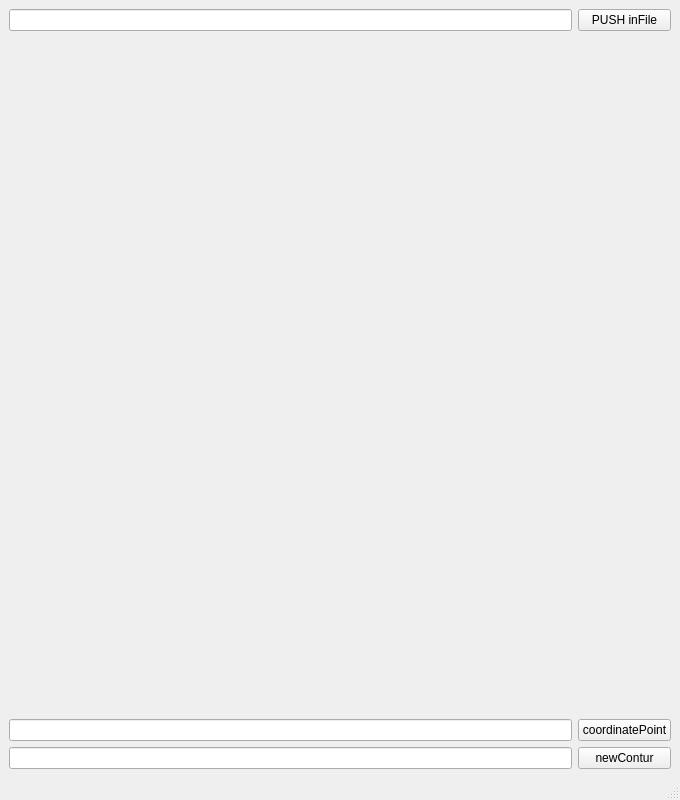
<?xml version="1.0" encoding="UTF-8"?>
<ui version="4.0">
 <class>MainWindow</class>
 <widget class="QMainWindow" name="MainWindow">
  <property name="geometry">
   <rect>
    <x>0</x>
    <y>0</y>
    <width>680</width>
    <height>800</height>
   </rect>
  </property>
  <property name="windowTitle">
   <string>MainWindow</string>
  </property>
  <widget class="QWidget" name="centralwidget">
   <layout class="QGridLayout" name="gridLayout" rowstretch="1,0,0,0" columnstretch="0,0">
    <item row="3" column="1">
     <widget class="QPushButton" name="pushButton_3">
      <property name="text">
       <string>newContur</string>
      </property>
     </widget>
    </item>
    <item row="0" column="0">
     <widget class="QLineEdit" name="lineEdit_FILENAME">
      <property name="mouseTracking">
       <bool>false</bool>
      </property>
      <property name="tabletTracking">
       <bool>false</bool>
      </property>
      <property name="acceptDrops">
       <bool>false</bool>
      </property>
      <property name="readOnly">
       <bool>true</bool>
      </property>
     </widget>
    </item>
    <item row="2" column="0">
     <widget class="QLineEdit" name="lineEditCoordinate"/>
    </item>
    <item row="1" column="0" colspan="2">
     <widget class="OpenGLWidget" name="glWidget" native="true"/>
    </item>
    <item row="3" column="0">
     <widget class="QLineEdit" name="lineEdit_NewContur"/>
    </item>
    <item row="0" column="1">
     <widget class="QPushButton" name="pushButton">
      <property name="mouseTracking">
       <bool>false</bool>
      </property>
      <property name="tabletTracking">
       <bool>false</bool>
      </property>
      <property name="acceptDrops">
       <bool>false</bool>
      </property>
      <property name="text">
       <string>PUSH inFile</string>
      </property>
      <property name="autoDefault">
       <bool>false</bool>
      </property>
      <property name="default">
       <bool>false</bool>
      </property>
     </widget>
    </item>
    <item row="2" column="1">
     <widget class="QPushButton" name="pushButton_2">
      <property name="text">
       <string>coordinatePoint</string>
      </property>
     </widget>
    </item>
   </layout>
  </widget>
  <widget class="QMenuBar" name="menubar">
   <property name="geometry">
    <rect>
     <x>0</x>
     <y>0</y>
     <width>680</width>
     <height>22</height>
    </rect>
   </property>
  </widget>
  <widget class="QStatusBar" name="statusbar"/>
 </widget>
 <customwidgets>
  <customwidget>
   <class>OpenGLWidget</class>
   <extends>QWidget</extends>
   <header location="global">openglwidget.h</header>
   <container>1</container>
  </customwidget>
 </customwidgets>
 <resources/>
 <connections/>
</ui>
